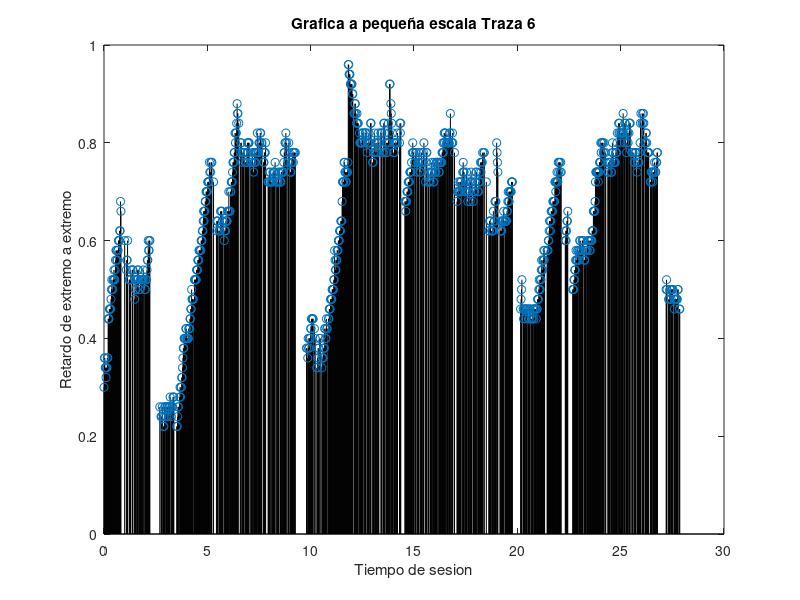

Write MATLAB code to recreate this figure.
data = load('output6_PE.txt');
x = data(:, 1);
y = data(:, 2);
stem (x,y, 'Color', 'k');
xlabel ('Tiempo de sesion');
ylabel ('Retardo de extremo a extremo');
title ('Grafica a pequeña escala Traza 6');
print -dpng "../../Reporte/img/traza6_PE.png";